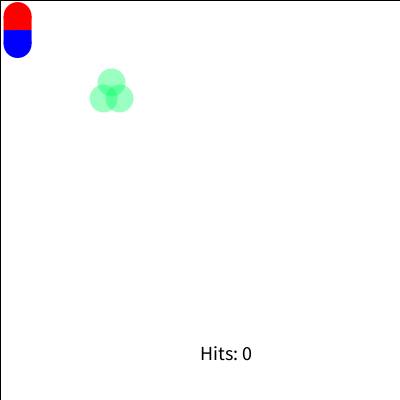
Frame 1 (no input)
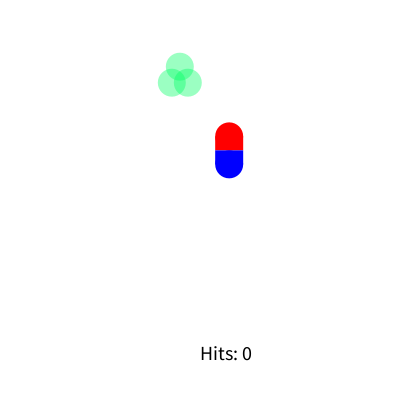
Frame 60 (the mouse pressed at the canvas centre just before this capture)
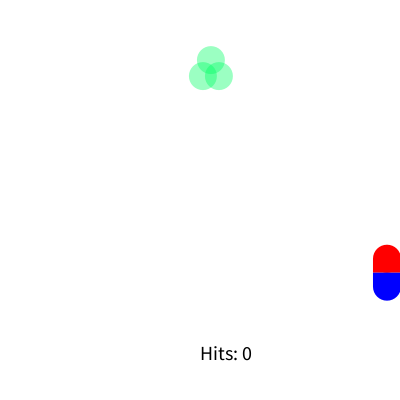
Frame 120 (the mouse held since frame 60 and released just before this capture)

The Processing sketch that drew these frames (run headless with seeded random() and noise(); from frame 60 on, the mouse is pressed at the canvas centre):

// Processing sketch: processing_119493
// ── processing_119493.pde

//AKolosky Hw7
//Copyright: Angela Kolosky, Pittsburgh, PA, 2013.

//To play the game...move the antibiotic pill to hit the germ
//Controls:


float x1,y1,dx1,dy1;
float x2,y2,dx2,dy2;
float szPill,szGerm;
int hits;


void setup()
{
  size(400,400);
  dx1=random(1,5);
  dy1=random(1,5);
  
  x2=random(50,100);
  y2=random(50,100);
  dx2=random(5,10);
  dy2=random(5,10);
  
  szPill=45;
  szGerm=45;
}

void draw()
{
  prepScreen();
  
  movePill();
    pill(x1,y1);
  moveGerm();
    germ(x2,y2);
  
  checkCollision();
  showstats();
  endGame();
}

void keyPressed()
{
 if (keyCode == UP)
    {dx2++;
     dy2++;
    }
 if (keyCode == DOWN)
    {dx2--;
     dy2--;
    }
 if (keyCode == RIGHT)
    {dx1++;
     dy1++;
    }
 if (keyCode == LEFT)
    {dx1--;
     dy1--;
    }
}

void endGame()
{
  if (hits > 30)
    {fill(0);
     rect(0,0,width,height);
     fill(255);
     textSize(40);
     text("Germ Squashed!", width*.5,height*.5);
    }
}

void showstats()
{
  fill(0);
  textSize(20);
  text("Hits: " + hits, width*.5, height*.9);
}

void checkCollision()
{
  float d = dist(x1,y1,x2,y2);
  float colDist =szPill/2+szGerm/2;
  if (d<= colDist)
  {
    hits = hits + 1;
    textSize(50);
    textAlign(CENTER);
    fill(0);
    text("PENICILLIN",width*.5,height*.5);
    
    //bouncing off each other
    float temp = dx1;
    dx1=dx2;
    dx2=temp;
    moveGerm();
    movePill();
  }
}

void moveGerm()
{
  y2+=dy2; 
   if (y2>height)
   {
     y2=0;
     x2=random(10,350);
   }
}

void germ(float x2,float y2)
{
  noStroke();
  fill(0,255,99,100);
  ellipse(x2,y2,width*.07,height*.07);
  ellipse(x2-width*.02,y2+height*.04,width*.07,height*.07);
  ellipse(x2+width*.02,y2+height*.04,width*.07,height*.07);
}

void movePill()
{
   x1+= dx1;
     if (x1>width ||x1<0)
       {
         dx1=-dx1;
       }
   y1+= dy1;
     if (y1>height ||y1<0)
       {
         dy1=-dy1;
       }
}

void pill(float x1, float y1)
{
   ellipseMode(CORNER);
   noStroke();
   fill(255,0,0);
   ellipse(x1,y1,width*.07,height*.07);
   fill(0,0,255);
   ellipse(x1,y1+height*.07,width*.07,height*.07);
   fill(255,0,0);
   rect(x1,y1+height*.035,width*.07,height*.035);
   fill(0,0,255);
   rect(x1,y1+height*.07,width*.07,height*.035);
}   

void prepScreen()
{
  fill(255);
  rect(0,0,width,height);
}
